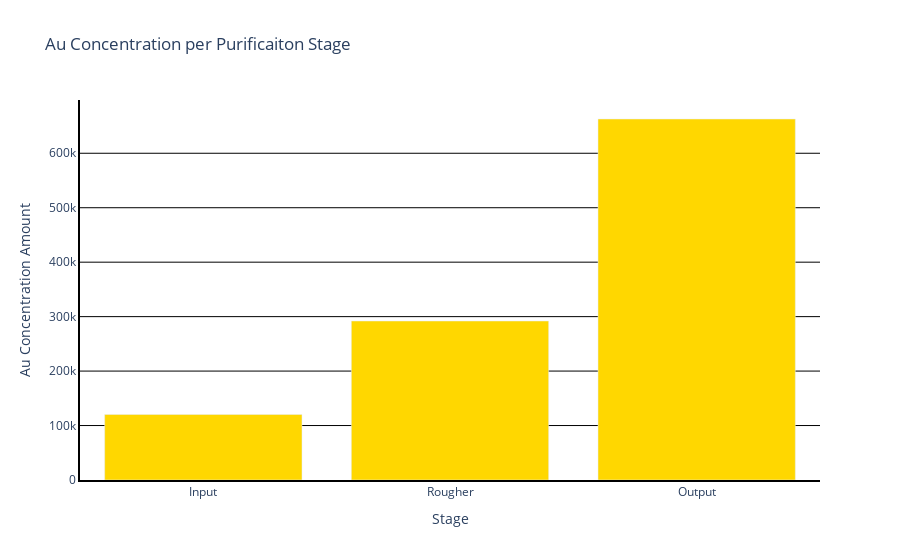

The notebook cell this image was saved under:
### Code cell
au_bar = px.bar(au_df, x='Stage', y='Au Concentration Amount', title='Au Concentration per Purificaiton Stage', color_discrete_sequence=['gold'])

au_bar.update_layout(plot_bgcolor='white', yaxis=dict(showgrid=True, gridcolor='black'))
au_bar.update_xaxes(showline=True, linewidth=2, linecolor='black')

au_bar.update_yaxes(showline=True, linewidth=2, linecolor='black')
au_bar.show()

### Figure 1 — Plotly figure (JSON) as saved in the notebook; plotly's stock layout.template omitted (floating-point values rounded to 4 significant figures)
{"data": [{"alignmentgroup": "True", "hovertemplate": "Stage=%{x}<br>Au Concentration Amount=%{y}<extra></extra>", "legendgroup": "", "marker": {"color": "gold", "pattern": {"shape": ""}}, "name": "", "offsetgroup": "", "orientation": "v", "showlegend": false, "textposition": "auto", "type": "bar", "x": ["Input", "Rougher", "Output"], "xaxis": "x", "y": [120300.0, 292000.0, 662900.0], "yaxis": "y"}], "layout": {"barmode": "relative", "legend": {"tracegroupgap": 0}, "plot_bgcolor": "white", "title": {"text": "Au Concentration per Purificaiton Stage"}, "xaxis": {"anchor": "y", "domain": [0, 1], "linecolor": "black", "linewidth": 2, "showline": true, "title": {"text": "Stage"}}, "yaxis": {"anchor": "x", "domain": [0, 1], "gridcolor": "black", "linecolor": "black", "linewidth": 2, "showgrid": true, "showline": true, "title": {"text": "Au Concentration Amount"}}}}
